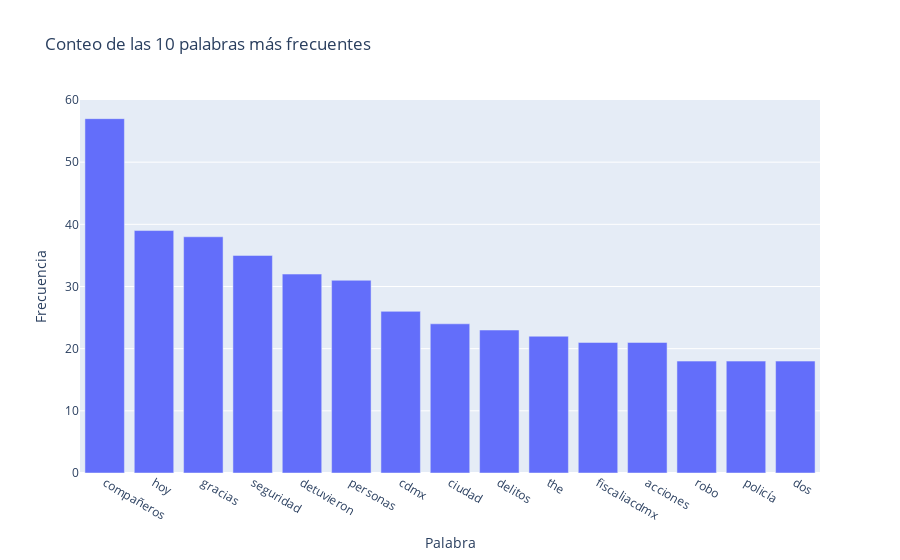

Notebook code cell kept with this figure:
### Code cell
# Creamos la gráfica de barras
fig = go.Figure(data=[go.Bar(x=top_words.index, y=top_words.values)])

# Personalizamos el diseño de la gráfica
fig.update_layout(
    title='Conteo de las 10 palabras más frecuentes',
    xaxis_title='Palabra',
    yaxis_title='Frecuencia'
)
fig.write_html("bar.html")
# Mostramos la gráfica
fig.show()

### Figure 1 — Plotly figure (JSON) as saved in the notebook; plotly's stock layout.template omitted (floating-point values rounded to 4 significant figures)
{"data": [{"type": "bar", "x": ["compañeros", "hoy", "gracias", "seguridad", "detuvieron", "personas", "cdmx", "ciudad", "delitos", "the", "fiscaliacdmx", "acciones", "robo", "policía", "dos"], "y": [57, 39, 38, 35, 32, 31, 26, 24, 23, 22, 21, 21, 18, 18, 18]}], "layout": {"title": {"text": "Conteo de las 10 palabras más frecuentes"}, "xaxis": {"title": {"text": "Palabra"}}, "yaxis": {"title": {"text": "Frecuencia"}}}}
